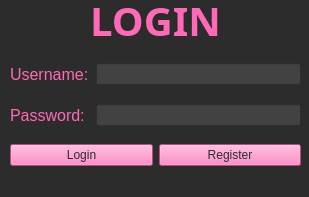
<?xml version="1.0" encoding="UTF-8"?>
<ui version="4.0">
 <class>Login_Window</class>
 <widget class="QMainWindow" name="Login_Window">
  <property name="geometry">
   <rect>
    <x>0</x>
    <y>0</y>
    <width>309</width>
    <height>197</height>
   </rect>
  </property>
  <property name="font">
   <font>
    <pointsize>20</pointsize>
    <italic>false</italic>
    <bold>false</bold>
   </font>
  </property>
  <property name="windowTitle">
   <string>MainWindow</string>
  </property>
  <property name="styleSheet">
   <string notr="true">background-color: rgb(44, 44, 44);
color: rgb(255, 105, 182);</string>
  </property>
  <widget class="QWidget" name="centralwidget">
   <widget class="QLabel" name="label">
    <property name="geometry">
     <rect>
      <x>10</x>
      <y>0</y>
      <width>291</width>
      <height>41</height>
     </rect>
    </property>
    <property name="font">
     <font>
      <family>Dubai</family>
      <pointsize>30</pointsize>
      <bold>true</bold>
      <strikeout>false</strikeout>
      <stylestrategy>PreferDefault</stylestrategy>
      <kerning>true</kerning>
     </font>
    </property>
    <property name="text">
     <string>LOGIN</string>
    </property>
    <property name="alignment">
     <set>Qt::AlignCenter</set>
    </property>
   </widget>
   <widget class="QWidget" name="gridLayoutWidget">
    <property name="geometry">
     <rect>
      <x>10</x>
      <y>50</y>
      <width>291</width>
      <height>91</height>
     </rect>
    </property>
    <layout class="QGridLayout" name="gridLayout">
     <item row="0" column="0">
      <widget class="QLabel" name="label_2">
       <property name="font">
        <font>
         <pointsize>12</pointsize>
        </font>
       </property>
       <property name="text">
        <string>Username:</string>
       </property>
      </widget>
     </item>
     <item row="0" column="1">
      <widget class="QLineEdit" name="lineEdit">
       <property name="styleSheet">
        <string notr="true">background-color: rgb(66, 66, 66);</string>
       </property>
       <property name="text">
        <string/>
       </property>
      </widget>
     </item>
     <item row="1" column="0">
      <widget class="QLabel" name="label_3">
       <property name="font">
        <font>
         <pointsize>12</pointsize>
        </font>
       </property>
       <property name="text">
        <string>Password: </string>
       </property>
      </widget>
     </item>
     <item row="1" column="1">
      <widget class="QLineEdit" name="lineEdit_2">
       <property name="styleSheet">
        <string notr="true">background-color: rgb(66, 66, 66);</string>
       </property>
       <property name="text">
        <string/>
       </property>
      </widget>
     </item>
    </layout>
   </widget>
   <widget class="QWidget" name="horizontalLayoutWidget">
    <property name="geometry">
     <rect>
      <x>10</x>
      <y>140</y>
      <width>291</width>
      <height>31</height>
     </rect>
    </property>
    <layout class="QHBoxLayout" name="horizontalLayout">
     <item>
      <widget class="QPushButton" name="pushButton">
       <property name="styleSheet">
        <string notr="true">background-color: rgb(255, 105, 182);
color: rgb(44, 44, 44);</string>
       </property>
       <property name="text">
        <string>Login</string>
       </property>
      </widget>
     </item>
     <item>
      <widget class="QPushButton" name="pushButton_2">
       <property name="styleSheet">
        <string notr="true">background-color: rgb(255, 105, 182);
color: rgb(44, 44, 44);</string>
       </property>
       <property name="text">
        <string>Register</string>
       </property>
      </widget>
     </item>
    </layout>
   </widget>
  </widget>
  <widget class="QMenuBar" name="menubar">
   <property name="geometry">
    <rect>
     <x>0</x>
     <y>0</y>
     <width>309</width>
     <height>22</height>
    </rect>
   </property>
  </widget>
  <widget class="QStatusBar" name="statusbar"/>
 </widget>
 <resources/>
 <connections/>
</ui>
